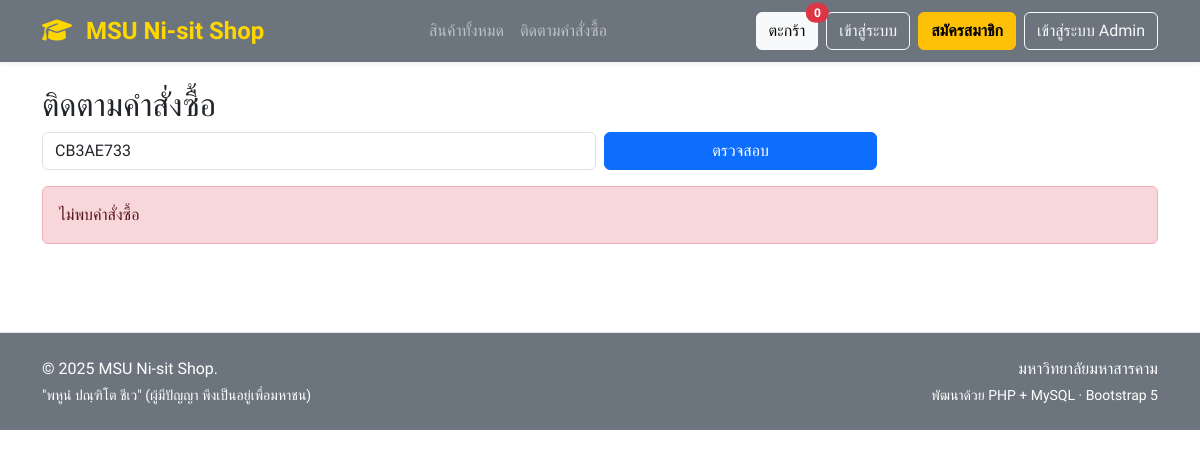
Before: /track.php?code=CB3AE733 with the older database file.
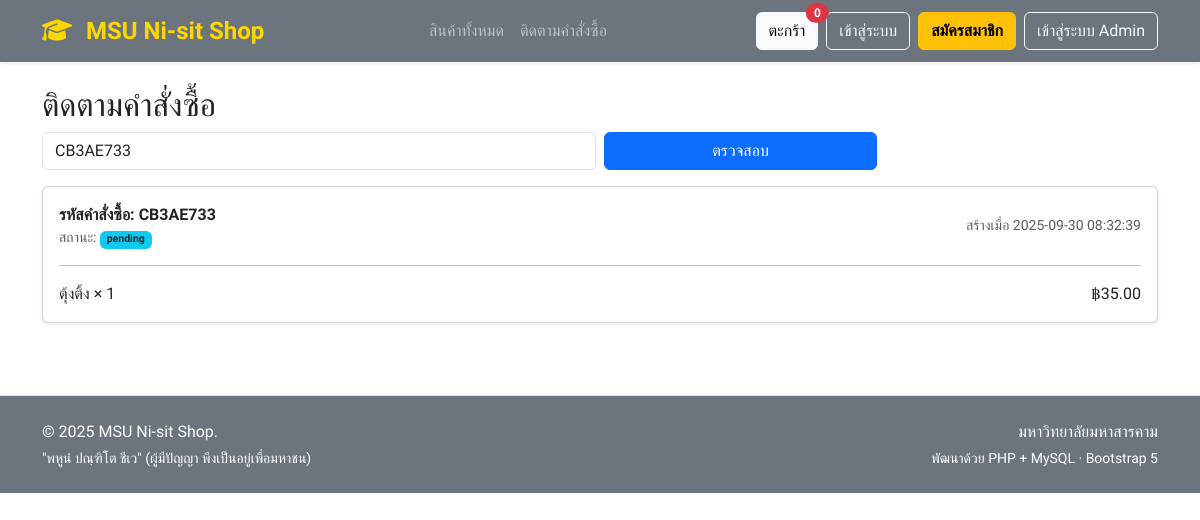
After: the same page with the newer database file.
### tables this page shows
CREATE TABLE `orders` (
  `id` int(11) NOT NULL,
  `order_code` varchar(12) NOT NULL,
  `user_name` varchar(150) NOT NULL,
  `user_phone` varchar(50) NOT NULL,
  `user_email` varchar(150) DEFAULT NULL,
  `pickup_option` enum('pickup','delivery') NOT NULL DEFAULT 'pickup',
  `pickup_date` date DEFAULT NULL,
  `status` enum('pending','confirmed','preparing','ready_for_pickup','picked_up','cancelled') NOT NULL DEFAULT 'pending',
  `created_at` timestamp NOT NULL DEFAULT current_timestamp(),
  `total_amount` decimal(10,2) NOT NULL DEFAULT 0.00,
  `user_id` int(11) DEFAULT NULL
);

CREATE TABLE `order_items` (
  `id` int(11) NOT NULL,
  `order_id` int(11) NOT NULL,
  `product_id` int(11) NOT NULL,
  `qty` int(11) NOT NULL,
  `unit_price` decimal(10,2) NOT NULL
);

CREATE TABLE `products` (
  `id` int(11) NOT NULL,
  `sku` varchar(50) DEFAULT NULL,
  `name` varchar(150) NOT NULL,
  `description` text DEFAULT NULL,
  `price` decimal(10,2) NOT NULL DEFAULT 0.00,
  `stock` int(11) NOT NULL DEFAULT 0,
  `expected_restock_date` date DEFAULT NULL,
  `image` varchar(255) DEFAULT NULL,
  `is_active` tinyint(1) NOT NULL DEFAULT 1,
  `created_at` timestamp NOT NULL DEFAULT current_timestamp(),
  `updated_at` timestamp NOT NULL DEFAULT current_timestamp() ON UPDATE current_timestamp()
);

### functions.php (called while the page is built, shortened)
<?php
function money($n) { return number_format((float)$n, 2); }

### track.php (the view)
<?php require_once __DIR__ . '/db.php'; require_once __DIR__ . '/partials/header.php';
$code = trim($_GET['code'] ?? '');
$order = null; $items = [];
if ($code !== '') {
$st = $pdo->prepare('SELECT * FROM orders WHERE order_code = ?');
$st->execute([$code]);
$order = $st->fetch();
if ($order) {
$it = $pdo->prepare('SELECT oi.*, p.name FROM order_items oi JOIN products p ON p.id=oi.product_id WHERE order_id = ?');
$it->execute([$order['id']]);
$items = $it->fetchAll();
}
}
?>
<h2>ติดตามคำสั่งซื้อ</h2>
<form class="row g-2 mb-3" method="get">
<div class="col-md-6">
<input class="form-control" type="text" name="code" placeholder="เช่น ABCD1234" value="<?= htmlspecialchars($code) ?>">
</div>
<div class="col-md-3">
<button class="btn btn-primary w-100">ตรวจสอบ</button>
</div>
</form>
<?php if ($code !== '' && !$order): ?>
<div class="alert alert-danger">ไม่พบคำสั่งซื้อ</div>
<?php endif; ?>
<?php if ($order): ?>
<div class="card card-body shadow-sm">
<div class="d-flex justify-content-between align-items-center">
<div>
<div class="fw-bold">รหัสคำสั่งซื้อ: <?= htmlspecialchars($order['order_code']) ?></div>
<div class="text-muted small">สถานะ: <span class="badge bg-info text-dark"><?= htmlspecialchars($order['status']) ?></span></div>
</div>
<div class="text-end small text-muted">สร้างเมื่อ <?= htmlspecialchars($order['created_at']) ?></div>
</div>
<hr>
<?php foreach ($items as $it): ?>
<div class="d-flex justify-content-between">
<span><?= htmlspecialchars($it['name']) ?> × <?= (int)$it['qty'] ?></span>
<span>฿<?= money($it['unit_price']*$it['qty']) ?></span>
</div>
<?php endforeach; ?>
</div>
<?php endif; ?>
<?php require_once __DIR__ . '/partials/footer.php'; ?>

Changed rows visible on the page:
now on this page (row edited): orders: order_code "CB3AE733", status "pending", created_at "2025-09-30 08:32:39"
now on this page (row edited): order_items: product.name "ตุ้งติ้ง", qty "1", money($it['unit_price']*$it['qty']) "35.00"
Other visible differences:
text no longer shown: "ไม่พบคำสั่งซื้อ"
text now shown: "รหัสคำสั่งซื้อ: สถานะ: สร้างเมื่อ"
